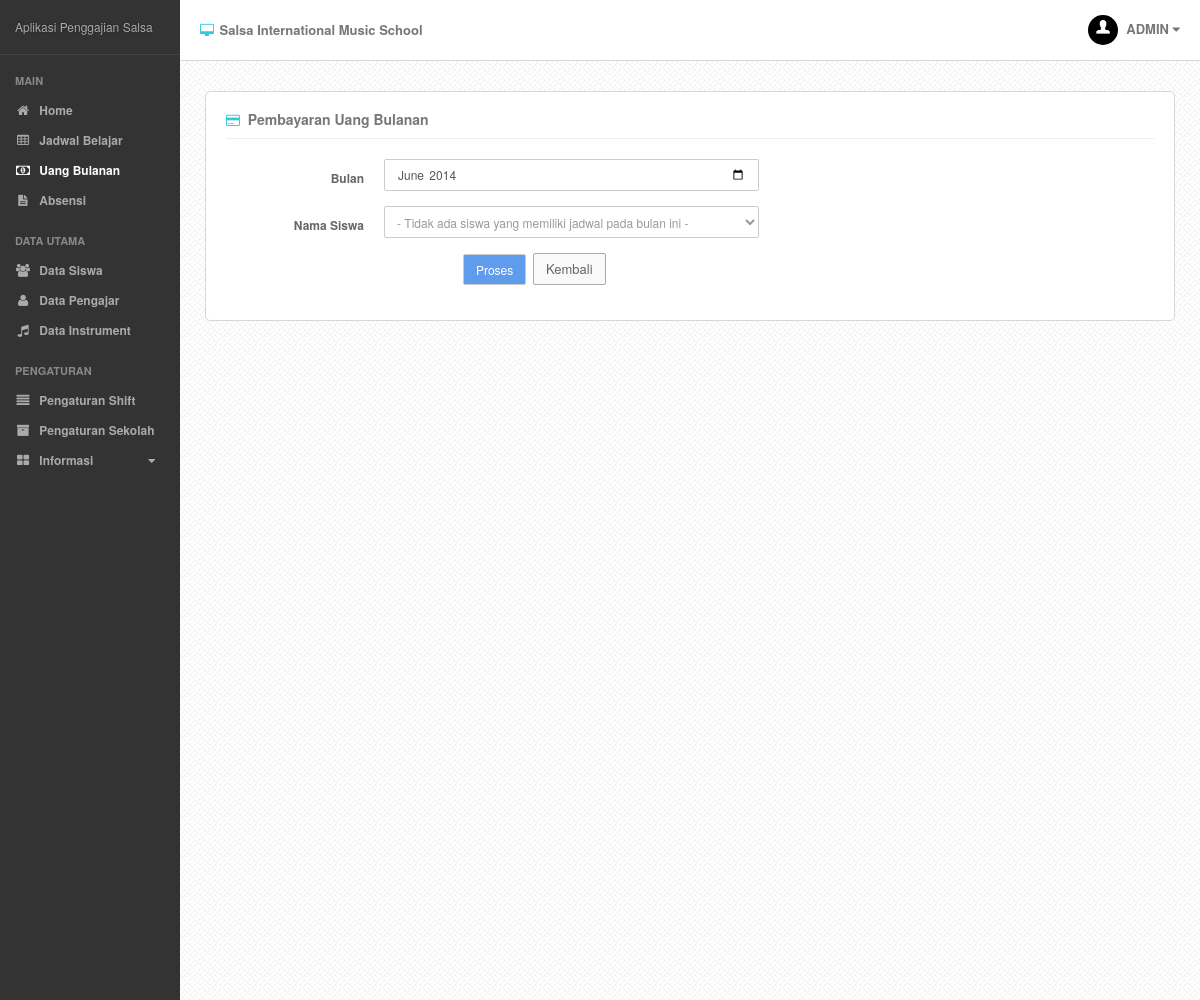
/?p=pembayaran (signed in), run on an earlier commit of the app's database.
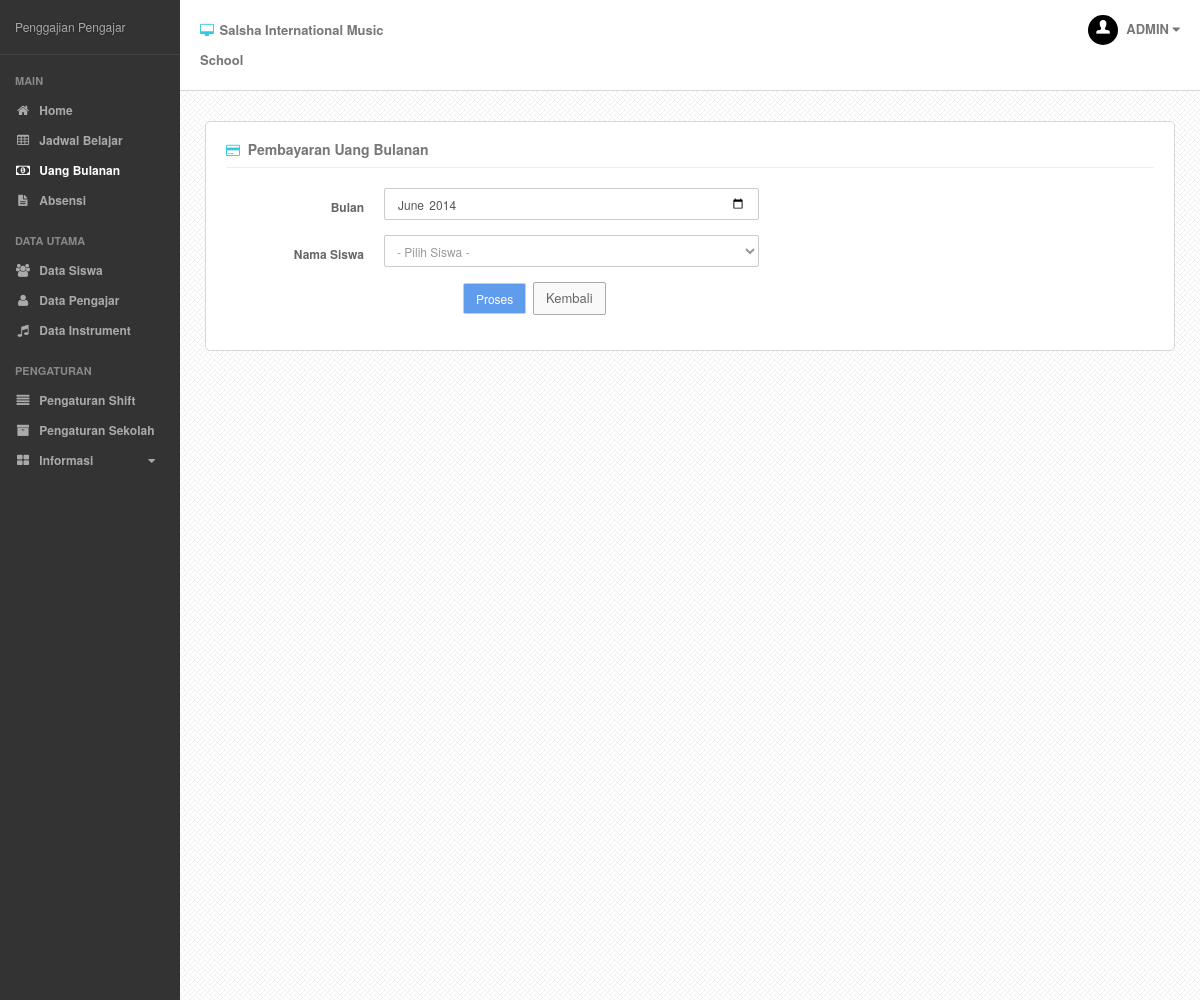
And on a later commit of the database.
### tables this page shows
CREATE TABLE IF NOT EXISTS `setting` (
  `nama_setting` varchar(20) NOT NULL DEFAULT '',
  `value` varchar(50) DEFAULT NULL,
  PRIMARY KEY (`nama_setting`)
);

### index.php (called while the page is built, shortened)
<?php
require('content/classes/mainClass.php');
$webApp = new webApp();
$webApp->createWebApp();
?>

### content/fungsi.php (called while the page is built, shortened)
<?php
	function getMonth($tgl){
		$tgl = explode('-', $tgl);
		return $tgl[0]."-".$tgl[1];
	}
?>

### content/classes/pembayaranClass.php (called while the page is built, shortened)
<?php
	class pembayaran extends dbController{
		public function getSiswa() {
			$sql = "SELECT q.id_siswa, q.nama_siswa, p.nama_instrument FROM siswa q LEFT JOIN instrument p ON q.id_instrument = p.id_instrument LEFT JOIN jadwal r ON r.id_siswa = q.id_siswa WHERE r.id_siswa = q.id_siswa AND id_tingkat != 5 ORDER BY nama_siswa ASC";
			$query = mysqli_query($this->conn, $sql) or die(mysqli_error($this->conn));
			$num_results = mysqli_num_rows($query);
			if ($num_results > 0){
				$i=0;
				while ($row = mysqli_fetch_array($query)){
					$dataSiswa[$i]['id_siswa'] = $row[0];
					$dataSiswa[$i]['nama_siswa'] = $row[1];
					$dataSiswa[$i]['nama_instrument'] = $row[2];
					$i++;
				}
			}else{
				$dataSiswa = null;
			}
			return $dataSiswa;
		}
	}
?>

### content/view/page/pembayaran.php (the view, shortened to what the changed rows need)
<?php
$tanggal = date('Y-m-d');
require_once ('content/classes/pembayaranClass.php');
require_once ('content/fungsi.php');
$pembayaran= new pembayaran();
$dataSiswa= $pembayaran->getSiswa();
$month = getMonth($tanggal);
?>
<div class="page-content">
	<div class="single-head">
		<h3 class="pull-left"><i class="fa fa-credit-card lblue"></i> Pembayaran Uang Bulanan
		</h3>
		<div class="clearfix"></div>
	</div>
	<?php
	if(isset($_POST['month'])&&isset($_POST['siswa'])){
		$cekPembayaran = $pembayaran->cekPembayaran($_POST['month'], $_POST['siswa']);
		if($cekPembayaran === null){
				$dataSiswa = $pembayaran->getPembayaran($_POST['siswa']);
				if($dataSiswa == null){
					echo "ERROR";
				}
				else {
					$i=1;
					foreach ($dataSiswa as $data) {
						echo "<p>Nama Siswa: ".$data['nama_siswa']."</p>";
						echo "<p>Jenis Instrument : ".$data['nama_instrument']."</p>";
						echo "<p>Uang Bulanan: Rp. ".formatindo($data['biaya_instrument']).",-</p>";
						echo "<form class='form-horizontal' role='form' action='content/proses.php?act=savePembayaran' method='post'>"
							."<input type='hidden' id='bln' name='bln' class='form-control' type='text' value='".$_POST['month']."-01' required/>"
							."<input type='hidden' id='idsiswa' name='idsiswa' class='form-control' type='text' value='".$data['id_siswa']."' required/>"
							."<div class='form-group'>"
							."<label for='jumlah' class='control-label col-lg-2'>Jumlah dibayar (Rp.)</label>"
							."<div class='col-lg-2'>"
							."	<input id='jumlah' name='jumlah'  onkeyup='this.value = addCommas(coma(this.value))' class='form-control' type='text' required/>"
							."</div>"
							."</div>";
						echo "<div class='form-group'>"
							."<div class='col-lg-offset-3 col-lg-9'>"
							."<input type='submit' class='btn btn-primary submit' value='Simpan'></input>&nbsp;"
							."<a href='?p=pembayaran'><button type='button' class='btn btn-default'>Kembali</button></a>"
							."</div>"
							."</div>"
							."</form>";
					}
				}
			}
		else {
			$i=1;
			foreach ($cekPembayaran as $data) {
				echo "<p>Nama Siswa: ".$data['nama_siswa']."</p>";
				echo "<p>Jenis Instrument : ".$data['nama_instrument']."</p>";
				echo "<p>Uang Bulanan: Rp. ".formatindo($data['biaya_instrument']).",- ";
				if($data['biaya_instrument'] <= $data['jumlah']){
					echo "<span class='label label-success'>Telah lunas membayar</span>";
					echo "</p><br>"
						."<div class='col-lg-offset-2 col-lg-9'>"
						."<a href='?p=pembayaran'><button type='button' class='btn btn-default'>Kembali</button></a>"
						."</div>"
						."<br>"
						."<br>"
						."</div>";
				}
				else {
				echo "<form class='form-horizontal' role='form' action='content/proses.php?act=editPembayaran' method='post'>"
					."<input type='hidden' id='idbayar' name='idbayar' class='form-control' type='text' value='".md5($data['id_pembayaran'])."' required/>"
					."<div class='form-group'>"
					."<label for='jumlah' class='control-label col-lg-2'>Jumlah dibayar (Rp.)</label>"
					."<div class='col-lg-2'>"
					."	<input id='jumlah' name='jumlah' class='form-control' type='text' onkeyup='this.value = addCommas(coma(this.value))' value='".formatindo($data['jumlah'])."' required/>"
					."</div>"
					."</div>";
				echo "<div class='form-group'>"
					."<div class='col-lg-offset-3 col-lg-9'>"
					."<input type='submit' class='btn btn-primary submit' value='Simpan'></input>&nbsp;"
					."<a href='?p=pembayaran'><button type='button' class='btn btn-default'>Kembali</button></a>"
					."</div>"
					."</div>"
					."</form>";
				}
			$i++;
			}
		}
	}
	else if(!isset($_GET['siswa']) || !isset($_GET['bln'])){
		?>
			<div class="page-form">
				<form class="form-horizontal" role="form" action="" method="post">
					<div class="form-group">
						<label for="telp" class="control-label col-lg-2">Bulan </label>
						<div class="col-lg-5">
							<input type="month" id="month" name="month" class="form-control" type="text" value="<?php echo $month?>"/>
						</div>
					</div>
					<div class="form-group">
						<label for="name" class="control-label col-lg-2">Nama Siswa</label>
						<div class="col-lg-5">
							<select id="siswa" name="siswa" class="form-control">
								<?php
									if($dataSiswa === null){
										echo"<option>- Tidak ada siswa yang memiliki jadwal pada bulan ini -</option>";
									}
									else {
										echo"<option value='0'>- Pilih Siswa -</option>";
									}
								?>
								</select>
						</div>
					</div>
					<div class="form-group">
						<div class="col-lg-offset-3 col-lg-9">
							<input type="submit" class="btn btn-primary submit" value="Proses"></input>&nbsp;
							<a href="./"><button type="button" class="btn btn-default">Kembali</button></a>
						</div>
					</div>
				</form>
			</div>
		<?php
	}
	?>
</div>

### content/view/layout.php (shortened to what the changed rows need)
<!DOCTYPE html>
<html>
	<head>
		<link href="css/bootstrap.min.css" rel="stylesheet">
		<link href="css/font-awesome.min.css" rel="stylesheet">
		<link href="css/less-style.css" rel="stylesheet">
		<link href="css/bootstrap-timepicker.min.css" rel="stylesheet">
		<link href="css/style.css" rel="stylesheet">
	</head>
	<body>
	<?php
		$webApp = new webApp();
		$setting = new settingApps();
    ?>
		<div class="outer">
			<div class="sidebar">
				<div class="sidey">
					<div class="logo">
						<?php echo $setting->loadSetting('judul')?>
					</div>
					<div class="side-nav">
					</div>
				</div>
			</div>
			<div class="mainbar">
				<div class="main-head">
					<div class="container">
						<div class="row">
							<div class="col-md-3 col-sm-4 col-xs-6">
								<h2><i class="fa fa-desktop lblue"></i> <?php echo $setting->loadSetting('nama')?></h2>
							</div>
							<div class="col-md-3 col-sm-4 col-xs-6">
							</div>
							<div class="col-md-3 col-sm-4 hidden-xs">
							</div>
							<div class="col-md-3 hidden-sm hidden-xs">
								<div class="head-user dropdown pull-right">
									<a href="#" data-toggle="dropdown" id="profile">
										<img src="img/user.jpg" alt="" class="img-responsive img-circle"/>
										<?php
										if(isset($_SESSION['usernya'])){
											echo strtoupper($_SESSION['usernya']);
										}
										?>
										<i class="fa fa-caret-down"></i>
									</a>
								</div>
								<div class="clearfix"></div>
							</div>
						</div>
					</div>
				</div>
				<div class="main-content">
					<div class="container">
						<?php
							$webApp->loadContent();
						?>
					</div>
				</div>
			</div>
		</div>
	</body>
</html>

What changed in the data, as far as the page shows it:
changed setting: value "Aplikasi Penggajian Salsa" → "Penggajian Pengajar"
changed setting: value "Salsa International Music School" → "Salsha International Music School"
Also different on the page:
form field siswa: "- Tidak ada siswa yang memiliki jadwal pada bulan ini -" → "- Pilih Siswa -"
